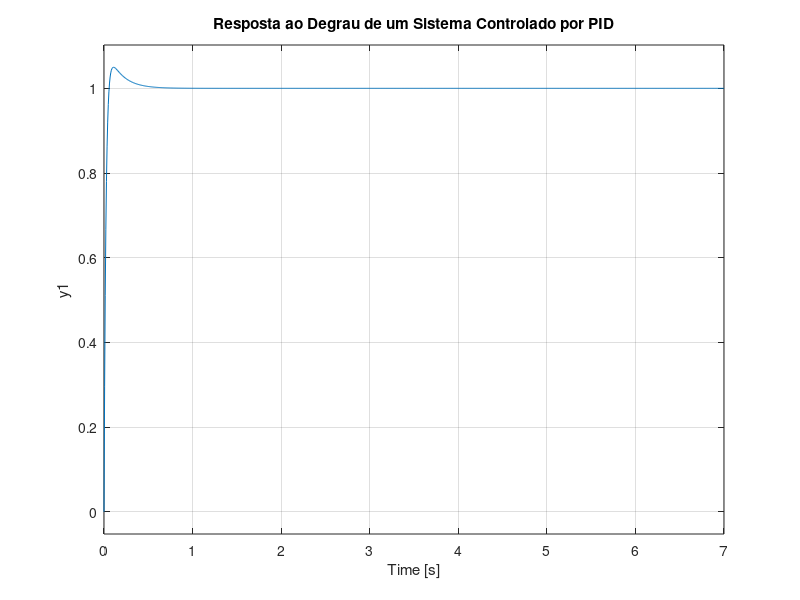

The MATLAB source for this figure:
pkg load control

# Definir a função de transferência do sistema de segunda ordem
s = tf('s');
G = 1 / (s^2 + 3*s + 2);  # Sistema G(s) = 1 / (s^2 + 3s + 2)

# Definir o controlador PID
Kp = 350;  # Ganho proporcional
Ki = 300;  # Ganho integral
Kd = 50;   # Ganho derivativo

# Função de transferência do controlador PID
C = Kp + Ki/s + Kd*s;

# Sistema em malha fechada
T = feedback(C*G, 1);

# Simulação da resposta ao degrau
step(T);
title('Resposta ao Degrau de um Sistema Controlado por PID');
grid on;
pause(10);